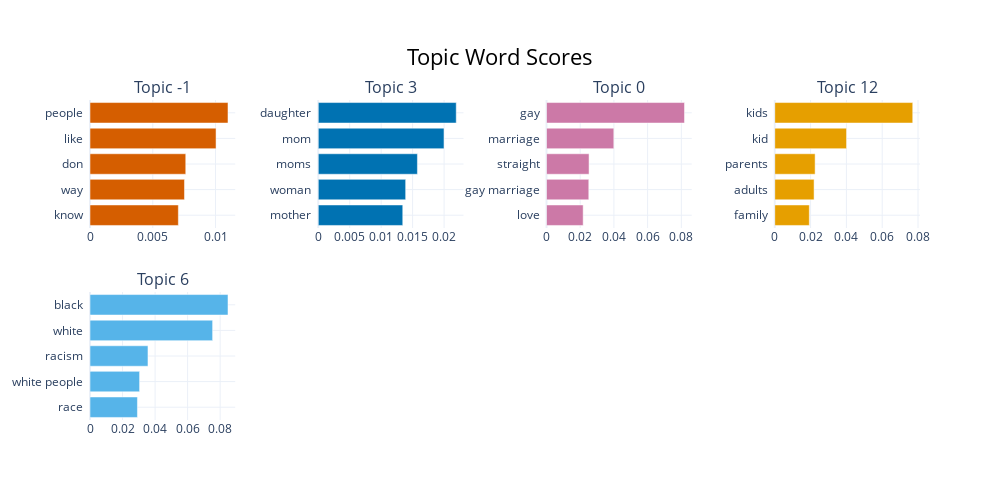

The notebook cell saved with this chart:
### Markdown cell above
### visualizing the topics for top 20 ridge and top 20 causal ridge

### Code cell
topic_model.visualize_barchart(topics = topics_ridge)

### Figure 1 — Plotly figure (JSON) as saved in the notebook; plotly's stock layout.template omitted (floating-point values rounded to 4 significant figures)
{"data": [{"marker": {"color": "#D55E00"}, "orientation": "h", "type": "bar", "x": [0.00704, 0.007528, 0.007629, 0.01004, 0.011], "xaxis": "x", "y": ["know  ", "way  ", "don  ", "like  ", "people  "], "yaxis": "y"}, {"marker": {"color": "#0072B2"}, "orientation": "h", "type": "bar", "x": [0.01343, 0.01389, 0.01576, 0.01999, 0.02193], "xaxis": "x2", "y": ["mother  ", "woman  ", "moms  ", "mom  ", "daughter  "], "yaxis": "y2"}, {"marker": {"color": "#CC79A7"}, "orientation": "h", "type": "bar", "x": [0.02175, 0.02509, 0.02525, 0.03995, 0.08188], "xaxis": "x3", "y": ["love  ", "gay marriage  ", "straight  ", "marriage  ", "gay  "], "yaxis": "y3"}, {"marker": {"color": "#E69F00"}, "orientation": "h", "type": "bar", "x": [0.0193, 0.02196, 0.02254, 0.04008, 0.07704], "xaxis": "x4", "y": ["family  ", "adults  ", "parents  ", "kid  ", "kids  "], "yaxis": "y4"}, {"marker": {"color": "#56B4E9"}, "orientation": "h", "type": "bar", "x": [0.02915, 0.03048, 0.03563, 0.07536, 0.08481], "xaxis": "x5", "y": ["race  ", "white people  ", "racism  ", "white  ", "black  "], "yaxis": "y5"}], "layout": {"annotations": [{"font": {"size": 16}, "showarrow": false, "text": "Topic -1", "x": 0.0875, "xanchor": "center", "xref": "paper", "y": 1, "yanchor": "bottom", "yref": "paper"}, {"font": {"size": 16}, "showarrow": false, "text": "Topic 3", "x": 0.3625, "xanchor": "center", "xref": "paper", "y": 1, "yanchor": "bottom", "yref": "paper"}, {"font": {"size": 16}, "showarrow": false, "text": "Topic 0", "x": 0.6375, "xanchor": "center", "xref": "paper", "y": 1, "yanchor": "bottom", "yref": "paper"}, {"font": {"size": 16}, "showarrow": false, "text": "Topic 12", "x": 0.9125, "xanchor": "center", "xref": "paper", "y": 1, "yanchor": "bottom", "yref": "paper"}, {"font": {"size": 16}, "showarrow": false, "text": "Topic 6", "x": 0.0875, "xanchor": "center", "xref": "paper", "y": 0.4, "yanchor": "bottom", "yref": "paper"}], "height": 500, "hoverlabel": {"bgcolor": "white", "font": {"family": "Rockwell", "size": 16}}, "showlegend": false, "title": {"font": {"color": "Black", "size": 22}, "text": "Topic Word Scores", "x": 0.5, "xanchor": "center", "yanchor": "top"}, "width": 1000, "xaxis": {"anchor": "y", "domain": [0, 0.175], "showgrid": true}, "xaxis2": {"anchor": "y2", "domain": [0.275, 0.45], "showgrid": true}, "xaxis3": {"anchor": "y3", "domain": [0.55, 0.725], "showgrid": true}, "xaxis4": {"anchor": "y4", "domain": [0.825, 1], "showgrid": true}, "xaxis5": {"anchor": "y5", "domain": [0, 0.175], "showgrid": true}, "xaxis6": {"anchor": "y6", "domain": [0.275, 0.45], "showgrid": true}, "xaxis7": {"anchor": "y7", "domain": [0.55, 0.725], "showgrid": true}, "xaxis8": {"anchor": "y8", "domain": [0.825, 1], "showgrid": true}, "yaxis": {"anchor": "x", "domain": [0.6, 1], "showgrid": true}, "yaxis2": {"anchor": "x2", "domain": [0.6, 1], "showgrid": true}, "yaxis3": {"anchor": "x3", "domain": [0.6, 1], "showgrid": true}, "yaxis4": {"anchor": "x4", "domain": [0.6, 1], "showgrid": true}, "yaxis5": {"anchor": "x5", "domain": [0, 0.4], "showgrid": true}, "yaxis6": {"anchor": "x6", "domain": [0, 0.4], "showgrid": true}, "yaxis7": {"anchor": "x7", "domain": [0, 0.4], "showgrid": true}, "yaxis8": {"anchor": "x8", "domain": [0, 0.4], "showgrid": true}}}
